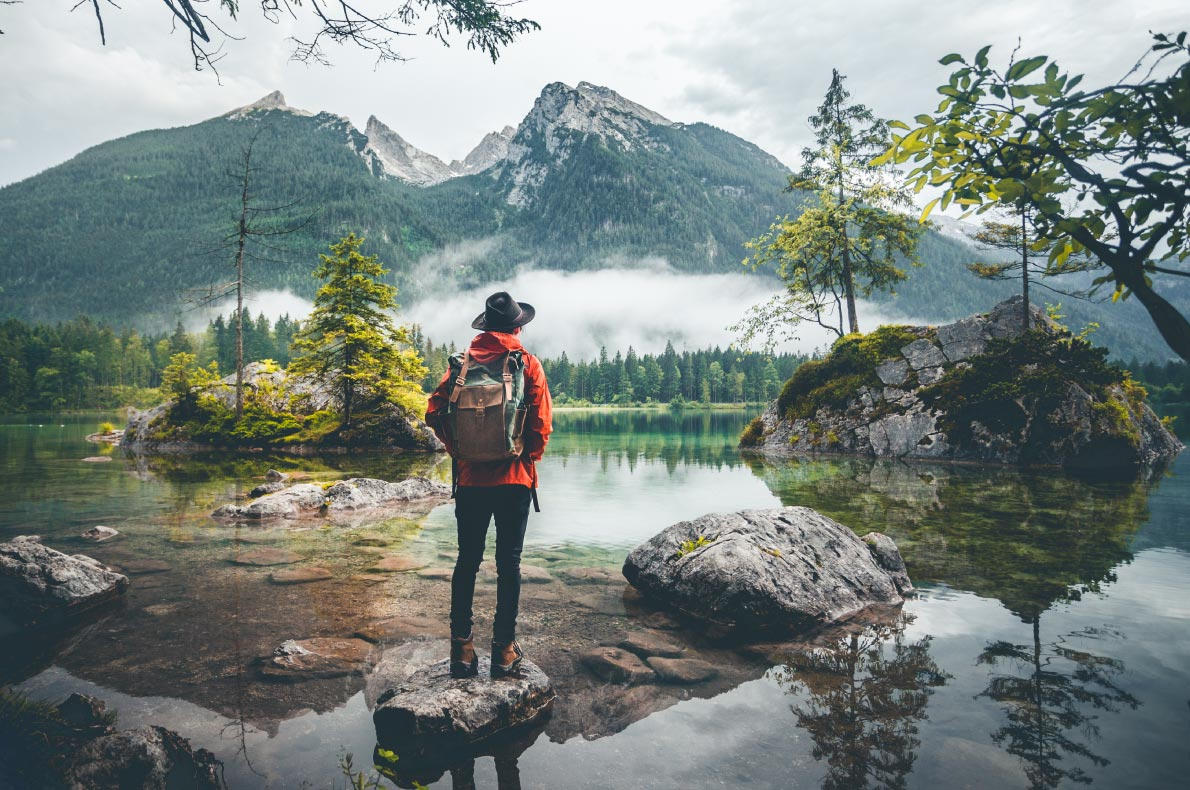
#> input picture images.jpg, 1190 x 790 px
$ python lab_3.py
#> lines starting #> are read from the running program, lines starting #| are printed output that depends on the picture

# Write a MATLAB/Python program to read an image and perform
# convolution with 3X3 mask.

import cv2
import numpy as np
import matplotlib.pyplot as plt

# Read image
image = cv2.imread(r"images.jpg", cv2.IMREAD_GRAYSCALE)
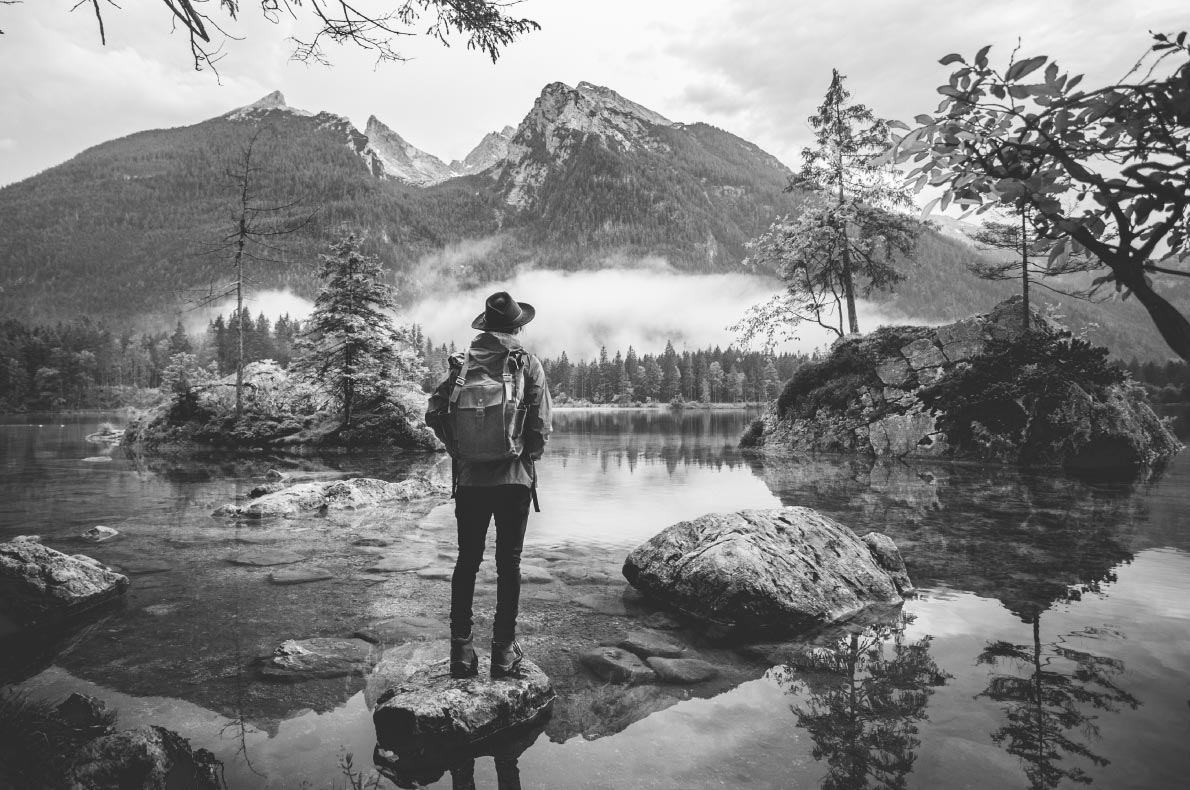
#> image: shape (790, 1190); min 25, max 255, mean 128.1

# 3x3 mask(edge detection filter)
mask = np.array([
    [-1, -1, -1],
    [-1,  8, -1],
    [-1, -1, -1]
])

# Get image dimensions
rows, cols = image.shape
#> rows = 790; cols = 1190

# Create output image
output = np.zeros((rows, cols), dtype=np.float32)

# Perform convolution manually
for i in range(1, rows - 1):
    for j in range(1, cols - 1):

        region = image[i-1:i+2, j-1:j+2]

        output[i, j] = np.sum(region * mask)
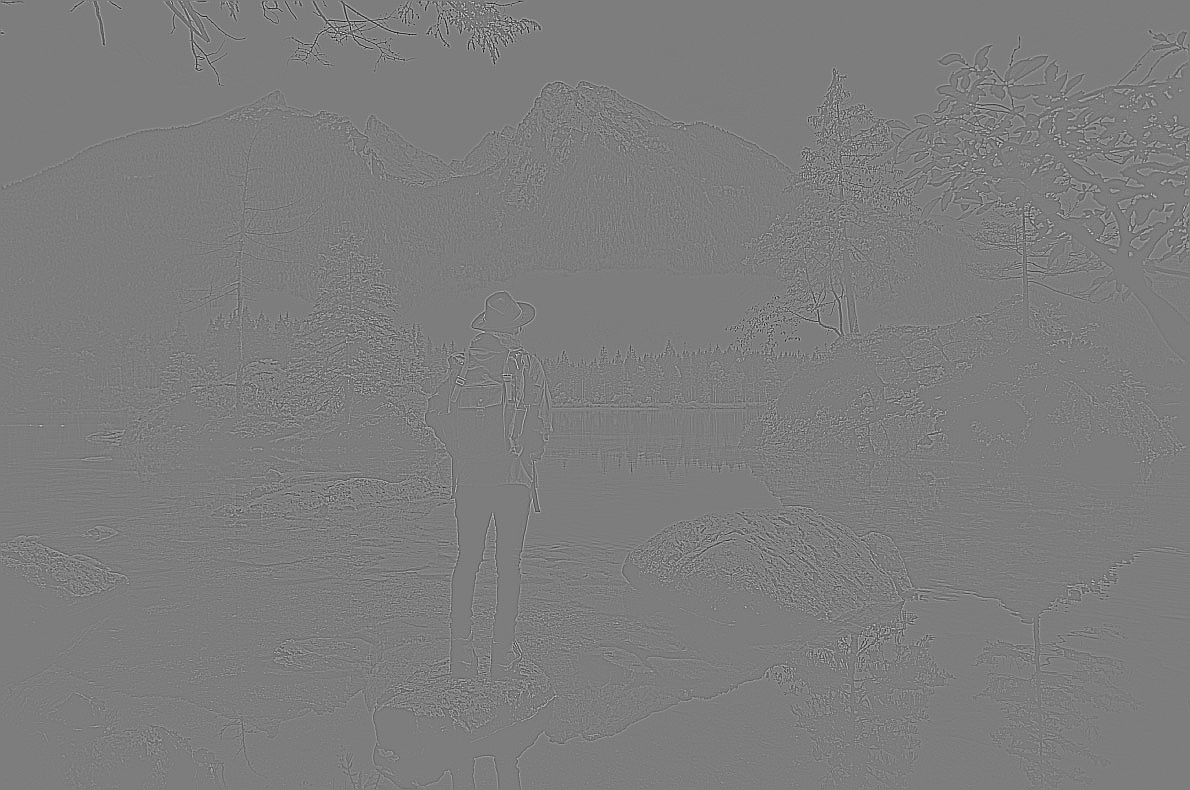
#> output: shape (790, 1190) float32; min -1114, max 1152, mean 0; drawn with min black and max white

# Normalize result for display

output = cv2.normalize(
    output,
    None,
    0,
    255,
    cv2.NORM_MINMAX
).astype(np.uint8)

# Display
plt.figure(figsize=(10, 4))

plt.subplot(1, 2, 1)
plt.imshow(image, cmap="gray")
plt.title("Original Image")
plt.axis("off")

plt.subplot(1, 2, 2)
plt.imshow(output, cmap="gray")
plt.title("After 3x3 Convolution")
plt.axis("off")

plt.tight_layout()
plt.show()
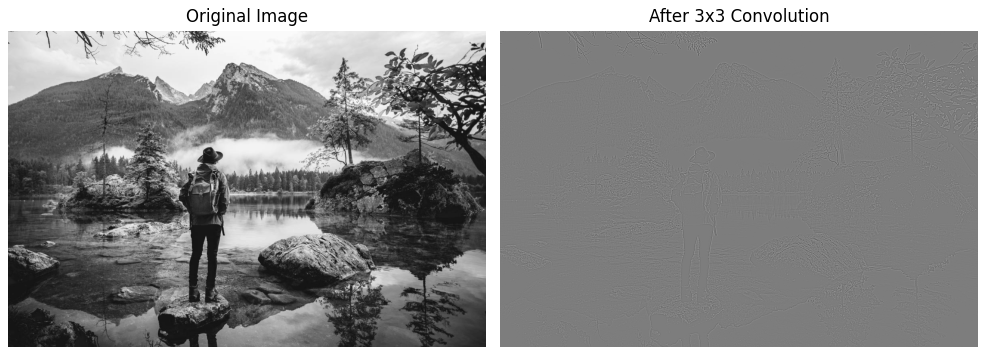
#> figure drawn by matplotlib, 2 panels

$ run again, with rice.tif saved as images.jpg
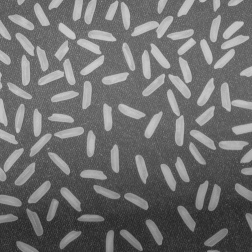
#> input picture rice.tif, 252 x 252 px
#> image is the input picture: shape (252, 252); min 34, max 208, mean 110.9
#> after the loop `for i in range(1, rows - 1):`:
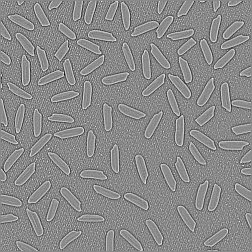
#> output: shape (252, 252) float32; min -413, max 351, mean 0; drawn with min black and max white
#> `plt.show()`:
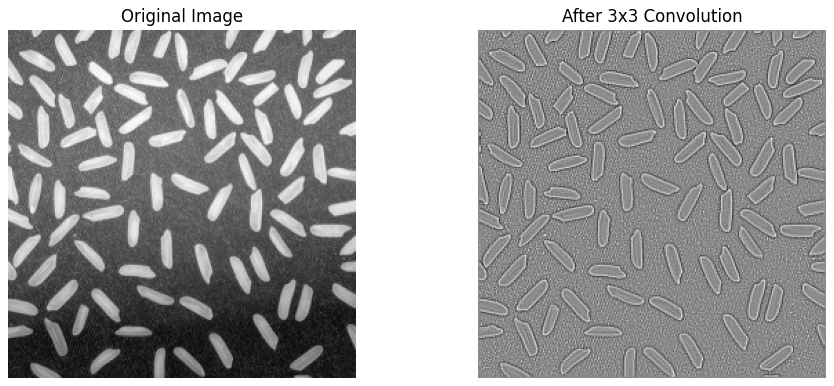
#> figure drawn by matplotlib, 2 panels
